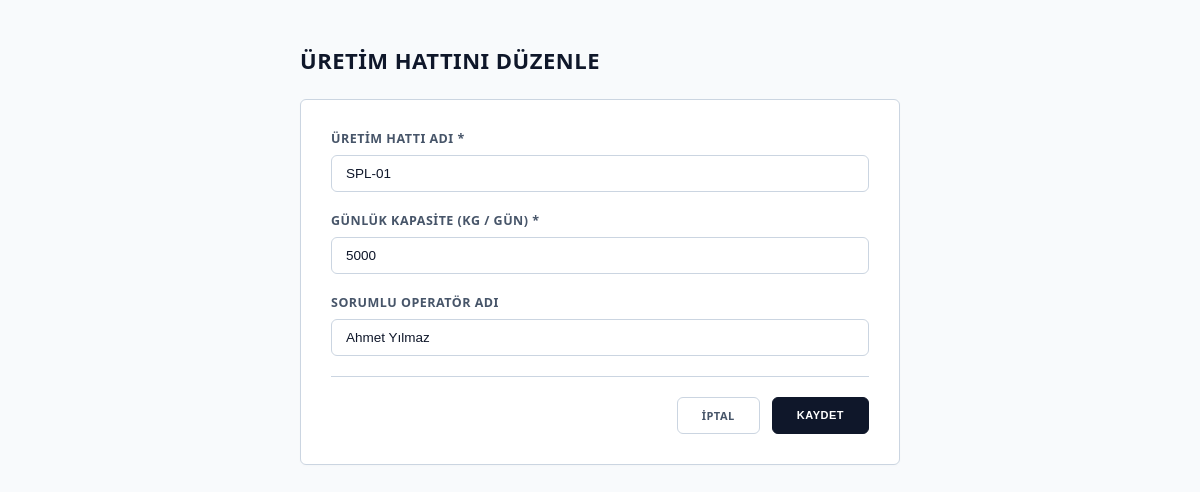
The app's page /lines/1/edit, older data.
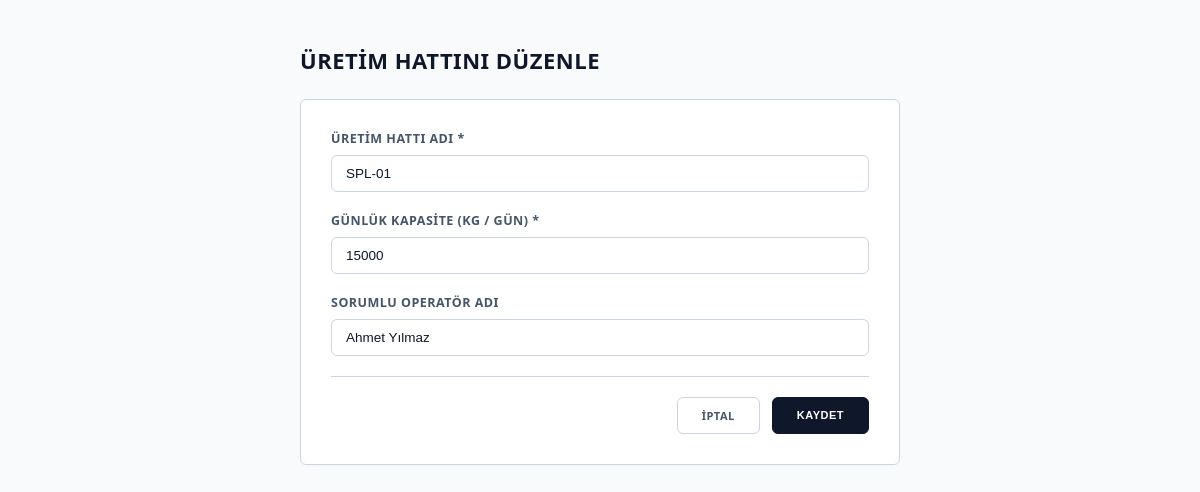
The same page, newer data.
### app/models.py (models this page shows)
class ProductionLine(Base):
    __tablename__ = "production_lines"
    id: Mapped[int] = mapped_column(
        primary_key=True,
        index=True,
    )
    line_name: Mapped[str] = mapped_column(
        String(50),
        nullable=False,
    )
    capacity: Mapped[int | None] = mapped_column(
        nullable=True,
    )
    operator_name: Mapped[str | None] = mapped_column(
        String(100),
        nullable=True,
    )

### app/main.py (the view)
@app.get("/lines/{id}/edit", response_class=HTMLResponse)
def get_edit_line_form(request: Request, id: int):
    db = SessionLocal()
    try:
        line = db.query(models.ProductionLine).filter(models.ProductionLine.id == id).first()
        if not line:
            raise HTTPException(status_code=404, detail="Üretim hattı bulunamadı")
    finally:
        db.close()
    return templates.TemplateResponse(
        request=request,
        name="line_form.html",
        context={"title": "Üretim Hattını Düzenle", "line": line}
    )

### app/templates/line_form.html (shortened to what this page needs)
<!DOCTYPE html>
<html lang="tr">
<head>
</head>
<body>
    <div class="container">
        <h1>{{ title }}</h1>
        <div class="form-container">
            <form method="post" action="{% if line %}/lines/{{ line.id }}/edit{% else %}/lines/new{% endif %}">
                <div class="form-group">
                    <label for="line_name">Üretim Hattı Adı *</label>
                    <input type="text" id="line_name" name="line_name"
                           placeholder="Örn: SPL-04"
                           value="{{ line.line_name if line else '' }}" required>
                </div>
                <div class="form-group">
                    <label for="capacity">Günlük Kapasite (kg / gün) *</label>
                    <input type="number" step="any" id="capacity" name="capacity"
                           placeholder="Örn: 10000"
                           value="{{ line.capacity if line else '' }}" required min="1">
                </div>
                <div class="form-group">
                    <label for="operator_name">Sorumlu Operatör Adı</label>
                    <input type="text" id="operator_name" name="operator_name"
                           placeholder="Örn: Mehmet Demir"
                           value="{{ line.operator_name if line else '' }}">
                </div>
                <div class="btn-group">
                    <a href="/lines" class="btn-cancel">İptal</a>
                    <button type="submit" class="btn-save">Kaydet</button>
                </div>
            </form>
        </div>
    </div>
</body>
</html>

Row changes from the older to the newer data that the page shows:
changed ProductionLine "SPL-01": capacity "5000" → "15000"
